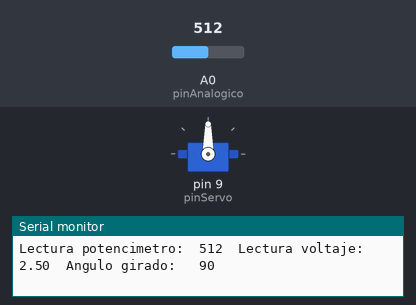
A sketch run on a simulated Arduino Uno, built with avr-gcc and run on an emulated ATmega328P. Parts: servo, the last lines printed to the serial monitor. Inputs (shaded band) come from the test bench; at power-on: A0 (pinAnalogico) = 512.

Above: at 1.2 s.
1.3 s: A0 (pinAnalogico) set to 554
At 1.7 s:
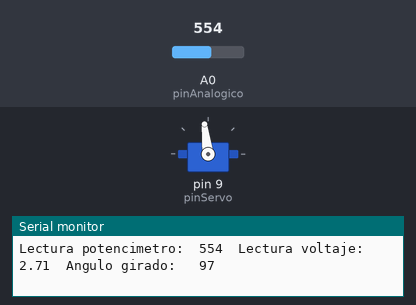
4.3 s: A0 (pinAnalogico) set to 579
At 5.3 s:
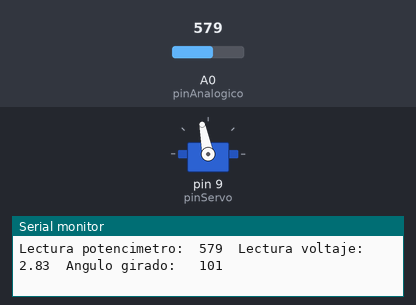
5.8 s: A0 (pinAnalogico) set to 306
At 6.7 s:
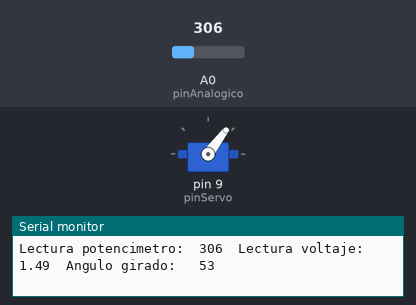
7.3 s: A0 (pinAnalogico) set to 108
At 8.5 s:
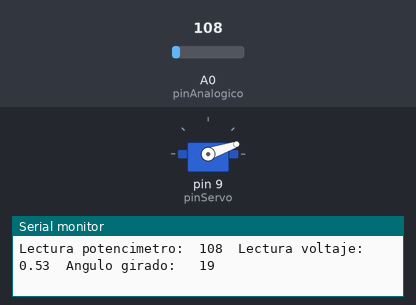
8.8 s: A0 (pinAnalogico) set to 95
At 9.2 s:
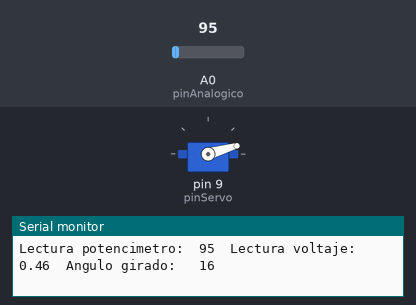
11.8 s: A0 (pinAnalogico) set to 122
At 12.6 s:
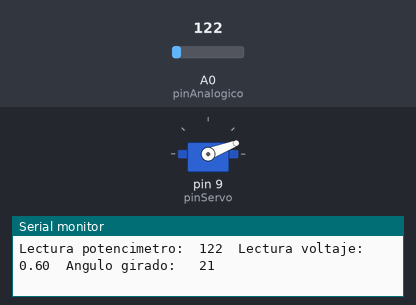
Timing chart, 0 to 14.4 s (numbered marks = the images above; inputs shaded):
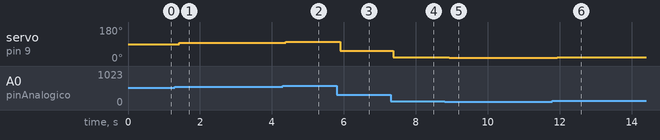

The sketch:

sketch_nov15-11-23.ino
```cpp
#include <Servo.h>

Servo primerServo;

#define pinServo 9

#define pinAnalogico A0

int lectura; //Valor entre 0 y 1023
int anguloGirado;
float tension; //Valor entre 0 y 5


void setup() {
  // put your setup code here, to run once:
  Serial.begin(9600);

  primerServo.attach(pinServo);
  pinMode(pinAnalogico, INPUT);

}

void loop() {
  // put your main code here, to run repeatedly:

  lectura = analogRead(pinAnalogico);
  tension = (lectura * 5.0f) / 1024.0f;
  anguloGirado = map(lectura, 0, 1023, 0, 180);

  Serial.print("Lectura potencimetro:\t");
  Serial.print(lectura);
  Serial.print("\tLectura voltaje:\t");
  Serial.print(tension);

  Serial.print("\tAngulo girado: \t");
  Serial.println(anguloGirado);

  primerServo.write(anguloGirado);
}
```

Measured:
- after the input at 1.3 s, servo on pin 9 (pinServo): 90° → 97° after 0.12 s
- after the input at 4.3 s, servo on pin 9 (pinServo): 97° → 101° after 0.09 s
- after the input at 5.8 s, servo on pin 9 (pinServo): 101° → 53° after 0.10 s
- after the input at 7.3 s, servo on pin 9 (pinServo): 53° → 19° after 0.08 s
- after the input at 8.8 s, servo on pin 9 (pinServo): 19° → 16° after 0.14 s
- after the input at 11.8 s, servo on pin 9 (pinServo): 16° → 21° after 0.13 s
